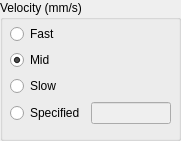
   <widget class="QGroupBox" name="groupBox_25">
    <property name="geometry">
     <rect>
      <x>850</x>
      <y>290</y>
      <width>181</width>
      <height>141</height>
     </rect>
    </property>
    <property name="title">
     <string>Velocity (mm/s)</string>
    </property>
    <widget class="QWidget" name="layoutWidget">
     <property name="geometry">
      <rect>
       <x>10</x>
       <y>24</y>
       <width>161</width>
       <height>102</height>
      </rect>
     </property>
     <layout class="QGridLayout" name="gridLayout_10">
      <item row="0" column="0">
       <widget class="QRadioButton" name="radioButton_tr_vel_fast">
        <property name="text">
         <string>Fast</string>
        </property>
       </widget>
      </item>
      <item row="1" column="0">
       <widget class="QRadioButton" name="radioButton_tr_vel_mid">
        <property name="text">
         <string>Mid</string>
        </property>
        <property name="checked">
         <bool>true</bool>
        </property>
       </widget>
      </item>
      <item row="2" column="0">
       <widget class="QRadioButton" name="radioButton_tr_vel_slow">
        <property name="text">
         <string>Slow</string>
        </property>
       </widget>
      </item>
      <item row="3" column="0">
       <widget class="QRadioButton" name="radioButton_tr_vel_spec">
        <property name="text">
         <string>Specified</string>
        </property>
       </widget>
      </item>
      <item row="3" column="1">
       <widget class="QLineEdit" name="lineEdit_tr_vel_spec">
        <property name="enabled">
         <bool>false</bool>
        </property>
        <property name="cursor">
         <cursorShape>ArrowCursor</cursorShape>
        </property>
        <property name="readOnly">
         <bool>false</bool>
        </property>
       </widget>
      </item>
     </layout>
    </widget>
   </widget>
